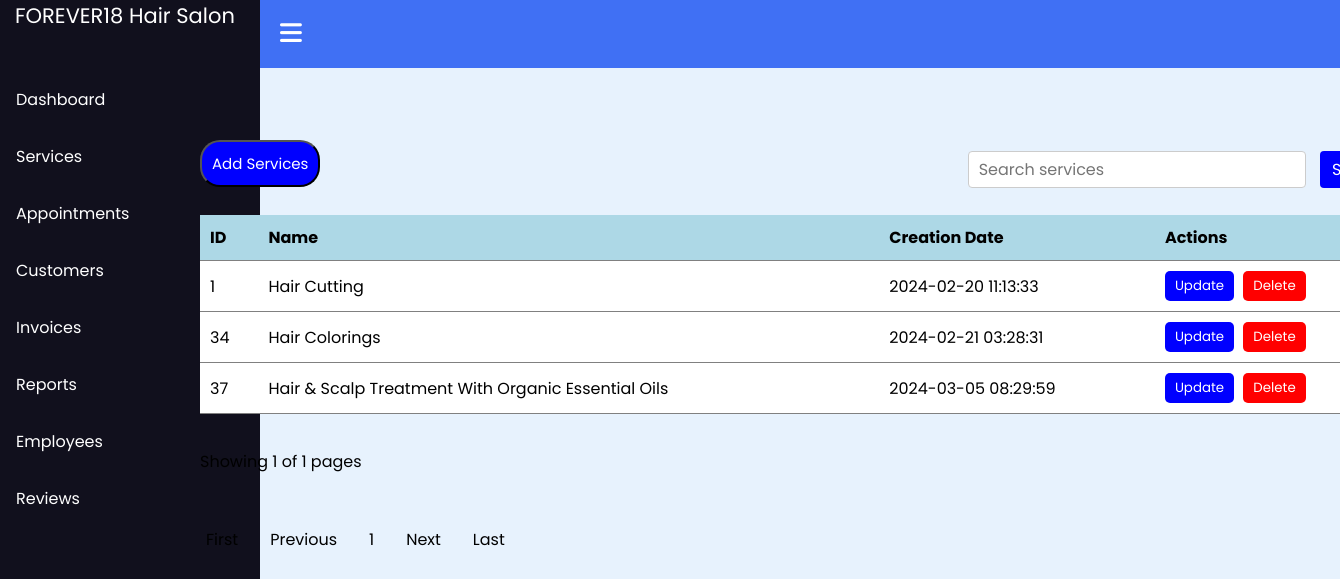
Screenshot of /admin/services.php with the database file from the repository.
### tables this page shows
CREATE TABLE `services` (
  `id` int(10) NOT NULL,
  `name` varchar(250) NOT NULL,
  `date` timestamp NOT NULL DEFAULT current_timestamp() ON UPDATE current_timestamp()
);

### admin/services.php (the view, shortened to what this page needs)
<!DOCTYPE html>
<html lang="en">
<head>
    <link href='https://unpkg.com/boxicons@2.1.4/css/boxicons.min.css' rel='stylesheet'>
    <link rel="stylesheet" href="https://cdnjs.cloudflare.com/ajax/libs/font-awesome/6.5.1/css/all.min.css">
    <link rel="stylesheet" href="css/services.css">
    <link rel="stylesheet" href="css/pagination.css">
</head>
<body>
    <?php include("sidebar.php"); ?>
    <main class="main">
        <section id="content">
            <main>
                <div class="services-container">
                    <button class="add-services-button"><a href="add_services.php">Add Services</a></button>
                    <form action="services.php" method="GET">
                        <div class="search-container">
                            <input type="text" name="search" class="search" value="<?php if (isset($_GET['search'])) {
                                echo $_GET['search'];
                            } ?>" placeholder="Search services">
                            <button type="submit" class="search-button">Search</button>
                        </div>
                    </form>
                    <table class="table">
                        <thead>
                            <tr>
                                <th>ID</th>
                                <th>Name</th>
                                <th>Creation Date</th>
                                <th>Actions</th>
                            </tr>
                        </thead>
                        <tbody>
                            <?php
                            $start = 0;
                            $rows_per_page = 4;
                            $records = "SELECT * FROM services";
                            $recordsResult = mysqli_query($conn, $records);
                            $num_of_rows = $recordsResult->num_rows;
                            $pages = ceil($num_of_rows / $rows_per_page);
                            if (isset($_GET['search'])) {
                                $search = $_GET['search'];
                                $sql = "SELECT * FROM services WHERE name LIKE '%$search%' LIMIT $start, $rows_per_page";
                            } else {
                                $sql = "SELECT * FROM services LIMIT $start, $rows_per_page";
                            }
                            $result = mysqli_query($conn, $sql);
                            if ($result) {
                                while ($row = mysqli_fetch_assoc($result)) {
                                    $id = $row['id'];
                                    $name = $row['name'];
                                    $date = $row['date'];
                                    echo '<tr>
                                            <td data-label="ID">' . $id . '</td>
                                            <td data-label="Name">' . $name . '</td>
                                            <td data-label="Creation Date">' . $date . '</td>
                                            <td data-label="Actions">
                                                <button class="btn btn-primary"><a href="update_services.php?updateid=' . $id . '" class="text-light" style="text-decoration: none; color: white;">Update</a></button>
                                                <button class="btn btn-danger"><a href="delete_services.php?deleteid=' . $id . '" class="text-light" style="text-decoration: none; color: white;">Delete</a></button>
                                            </td>
                                        </tr>';
                                }
                            }
                            ?>
                        </tbody>
                    </table>
                    <br>
                    <div class="page-info">
                        <?php
                        if (!isset($_GET['page-num'])) {
                            $page = 1;
                        } else {
                            $page = $_GET['page-num'];
                        }
                        ?>
                        Showing <?php echo $page ?> of <?php echo $pages ?> pages
                    </div>
                    <br>
                    <div class="pagination">
                        <a href="?page-num=1">First</a>
                        <?php
                        if (isset($_GET['page-num']) && $_GET['page-num'] > 1) {
                            ?>
                            <a href="?page-num=<?php echo $_GET['page-num'] - 1 ?>">Previous</a>
                            <?php
                        } else {
                            ?>
                            <a>Previous</a>
                            <?php
                        }
                        ?>
                        <div class="page-numbers">
                            <?php
                            for ($counter = 1; $counter <= $pages; $counter++) {
                                ?>
                                <a href="?page-num=<?php echo $counter ?>">
                                    <?php echo $counter ?>
                                </a>
                                <?php
                            }
                            ?>
                        </div>
                        <?php
                        if (!isset($_GET['page-num'])) {
                            ?>
                            <a href="?page-num=2">Next</a>
                            <?php
                        } elseif ($_GET['page-num'] >= $pages) {
                            ?>
                            <a>Next</a>
                            <?php
                        } else {
                            ?>
                            <a href="?page-num=<?php echo $_GET['page-num'] + 1 ?>">Next</a>
                            <?php
                        }
                        ?>
                        <a href="?page-num=<?php echo $pages ?>">Last</a>
                    </div>
                </div>
            </main>
        </section>
    </main>
</body>
</html>

### admin/css/services.css (style rules this page uses)
.table { width: 100%; border-collapse: collapse; }
.table th, .table td { padding: 10px; text-align: left; border-bottom: 1px solid grey; }
.table th { background-color: lightblue; }
.table tbody tr { background-color: white; }
.add-services-button { margin-bottom: 28px; margin-top: -10px; background-color: blue; border-radius: 20px; padding: 10px; font-size: 15px; }
.add-services-button a { color: white; text-decoration: none; }
.btn { margin-right: 5px; }
.btn-primary { background-color: blue; border: none; padding: 5px 10px; cursor: pointer; border-radius: 5px; }
.btn-danger { background-color: red; border: none; padding: 5px 10px; cursor: pointer; border-radius: 5px; }
.services-container { height: 500px; width: 1200px; }
.search-container { float: right; margin-top: -64px; }
.search { padding: 5px 10px; border: 1px solid #ccc; border-radius: 4px; font-size: 16px; margin-right: 10px; }
.search-button { padding: 6px 12px; background-color: blue; color: white; border: none; border-radius: 4px; cursor: pointer; font-size: 16px; }

### admin/css/pagination.css (style rules this page uses)
.pagination { margin-top: 20px; margin-left: -10px; }
.pagination a { color: #000; float: left; padding: 8px 16px; text-decoration: none; transition: background-color .3s; }
.page-info { clear: both; margin-top: 10px; margin-right: 10px; }

### admin/includes/sidebar.css (style rules this page uses)
* { margin: 0; padding: 0; box-sizing: border-box; font-family: 'Poppins', sans-serif; }
.navbar, .main { left: 260px; width: calc(100% - 260px); transition: all 0.5s ease; z-index: 1000; }
.main { position: relative; display: flex; align-items: center; justify-content: center; height: 100vh; z-index: 100; background: #e7f2fd; }

### rows the page displays
services: id "1", name "Hair Cutting", date "2024-02-20 11:13:33"
services: id "34", name "Hair Colorings", date "2024-02-21 03:28:31"
services: id "37", name "Hair & Scalp Treatment With Organic Essential Oils", date "2024-03-05 08:29:59"

### other values shown
$page "1"
$pages "1"
